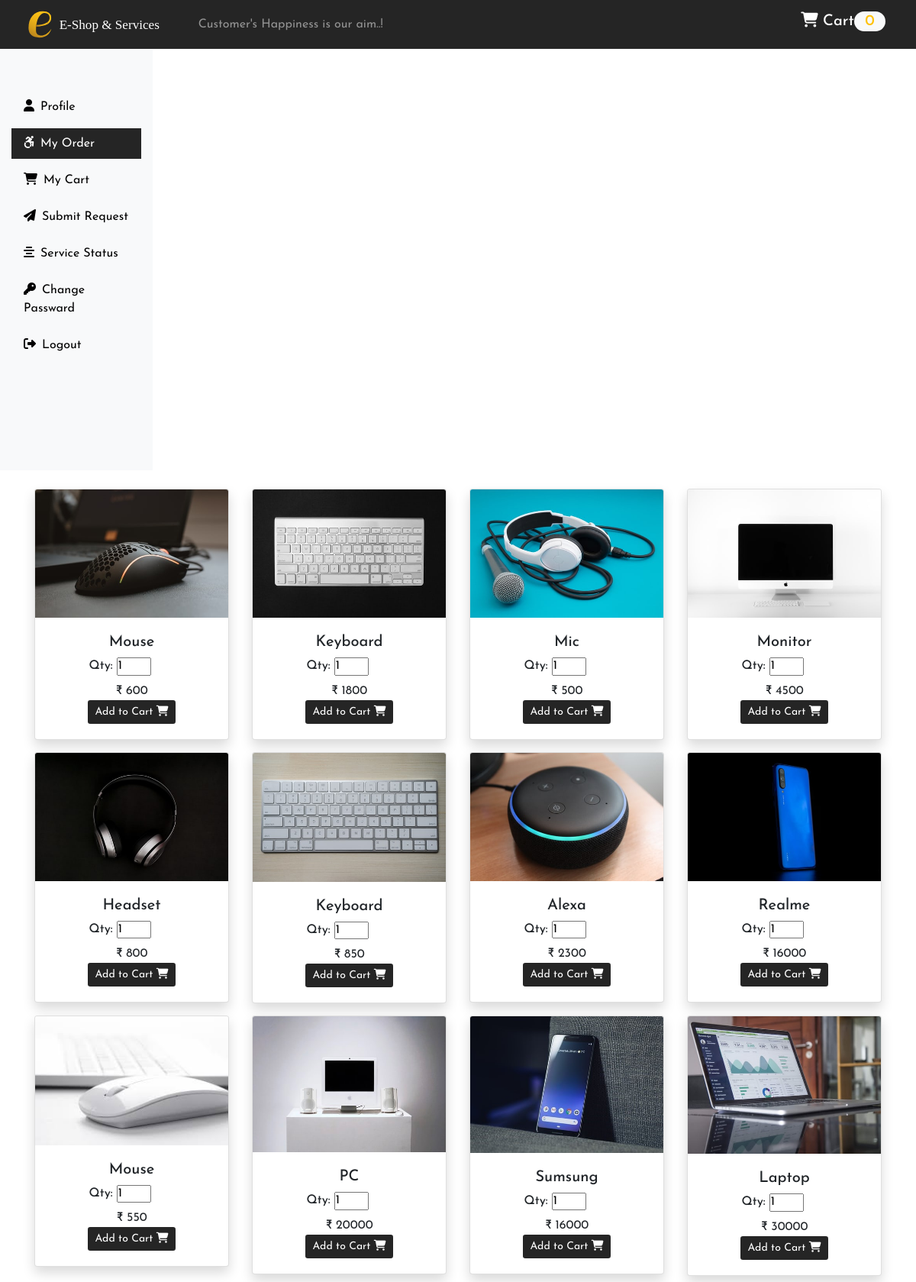
/Requester/myOrder.php (signed in), run on the app's committed database.
### tables this page shows
CREATE TABLE IF NOT EXISTS `assest` (
  `pid` int(11) NOT NULL AUTO_INCREMENT,
  `name` varchar(255) NOT NULL,
  `image` varchar(255) NOT NULL,
  `date` varchar(255) NOT NULL,
  `available` varchar(255) NOT NULL,
  `ocost` int(11) NOT NULL,
  `scost` int(11) NOT NULL,
  PRIMARY KEY (`pid`)
);

### Requester/myOrder.php (the view, shortened to what this page needs)
<?php
include('includes/header.php');
include('../connection.php');
?>
<div class="container">
<div class="row text-center py-2">
    <?php
        $sql = "SELECT * FROM `assest`";
        $result= $conn->query($sql);
        if($result->num_rows > 0){
            while($row = $result->fetch_assoc()){
        echo '<div class="col-md-3 col-sm-6 my-3 my-md-0 ">
            <form action="" method="post">
            <div class="card shadow mt-3">
                <div>
                    <img src="'.$row["image"].'" alt="Image1" class="img-fluid card-img-top">
                </div>
                <div class="card-body">
                    <h5 class="">'.$row["name"].'</h5>
                    <input type="hidden" name="name" value='.$row["name"].'>
                    <h6 class="row container ">
                    <div class="text-center">
                    Qty:
                    <input type="number" name="qty" value="1" min="1" style="width: 25%;">
                    </div>
                    </h6>
                    <span class="price">₹&nbsp;'.$row["scost"].'</span>
                    <input type="hidden" name="price" value='.$row["scost"].'><br>
                    <button type="submit" class="btn btn-sm  " name="add">Add to Cart <i class="fas fa-shopping-cart"></i></button>
                        <input type="hidden" name="product_id" value="'.$row["pid"].'">
                </div>
            </div>
            </form>
        </div> ';
            }
        }
    ?>
</div>
</div>
<?php include('includes/footer.php');?>

### css/portalStyle.css (style rules this page uses)
body { overflow-x: hidden; }
* { margin: 0; padding: 0; box-sizing: border-box; font-family: 'Josefin Sans', sans-serif; }
.btn { background-color:#252525; color:#fff; }

### data on the page
assest: image (picture), name "Mouse", scost "600"
assest: image (picture), name "Keyboard", scost "1800"
assest: image (picture), name "Mic", scost "500"
assest: image (picture), name "Monitor", scost "4500"
assest: image (picture), name "Headset", scost "800"
assest: image (picture), name "Keyboard", scost "850"
assest: image (picture), name "Alexa", scost "2300"
assest: image (picture), name "Realme", scost "16000"
assest: image (picture), name "Mouse", scost "550"
assest: image (picture), name "PC", scost "20000"
assest: image (picture), name "Sumsung", scost "16000"
assest: image (picture), name "Laptop", scost "30000"
